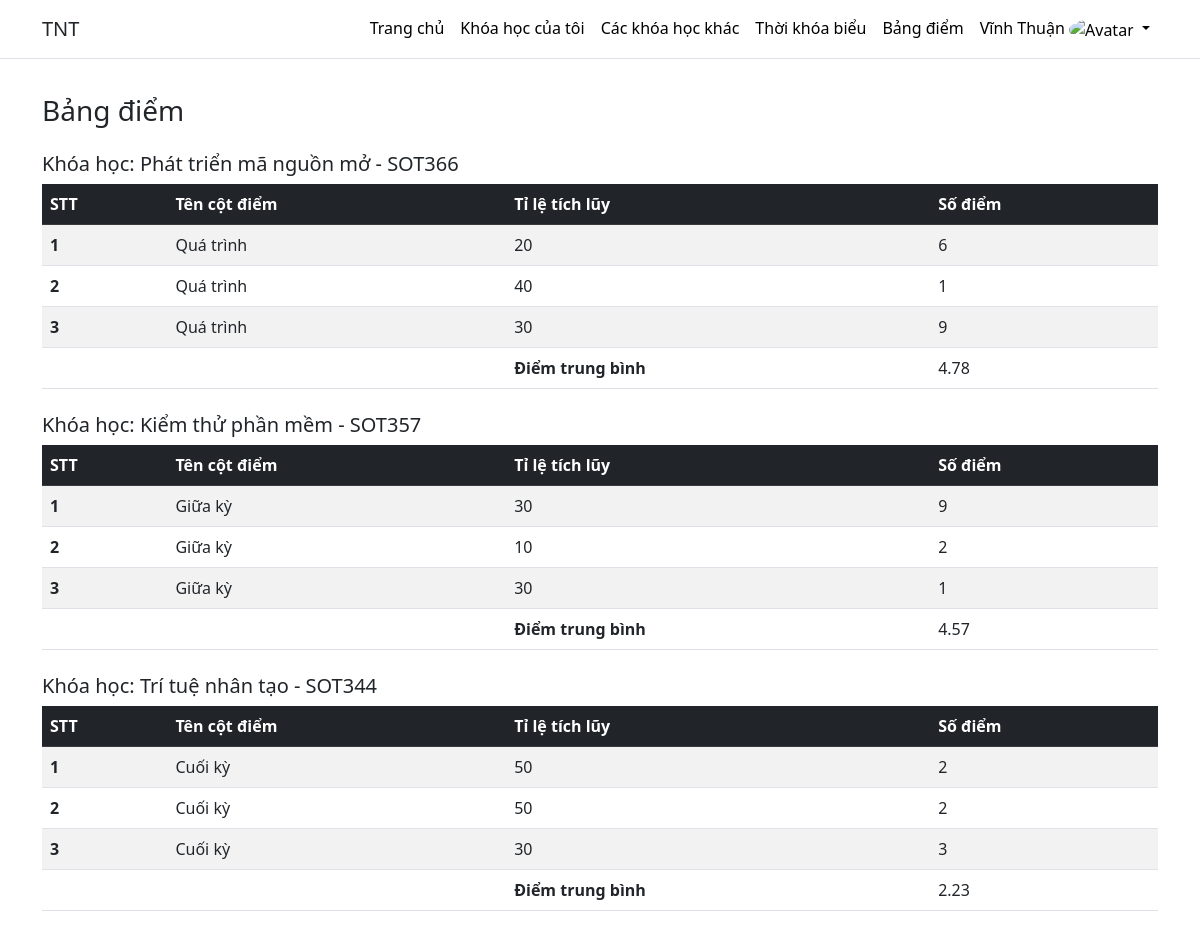
/student/grade.php (signed in), run on an earlier commit of the app's database.
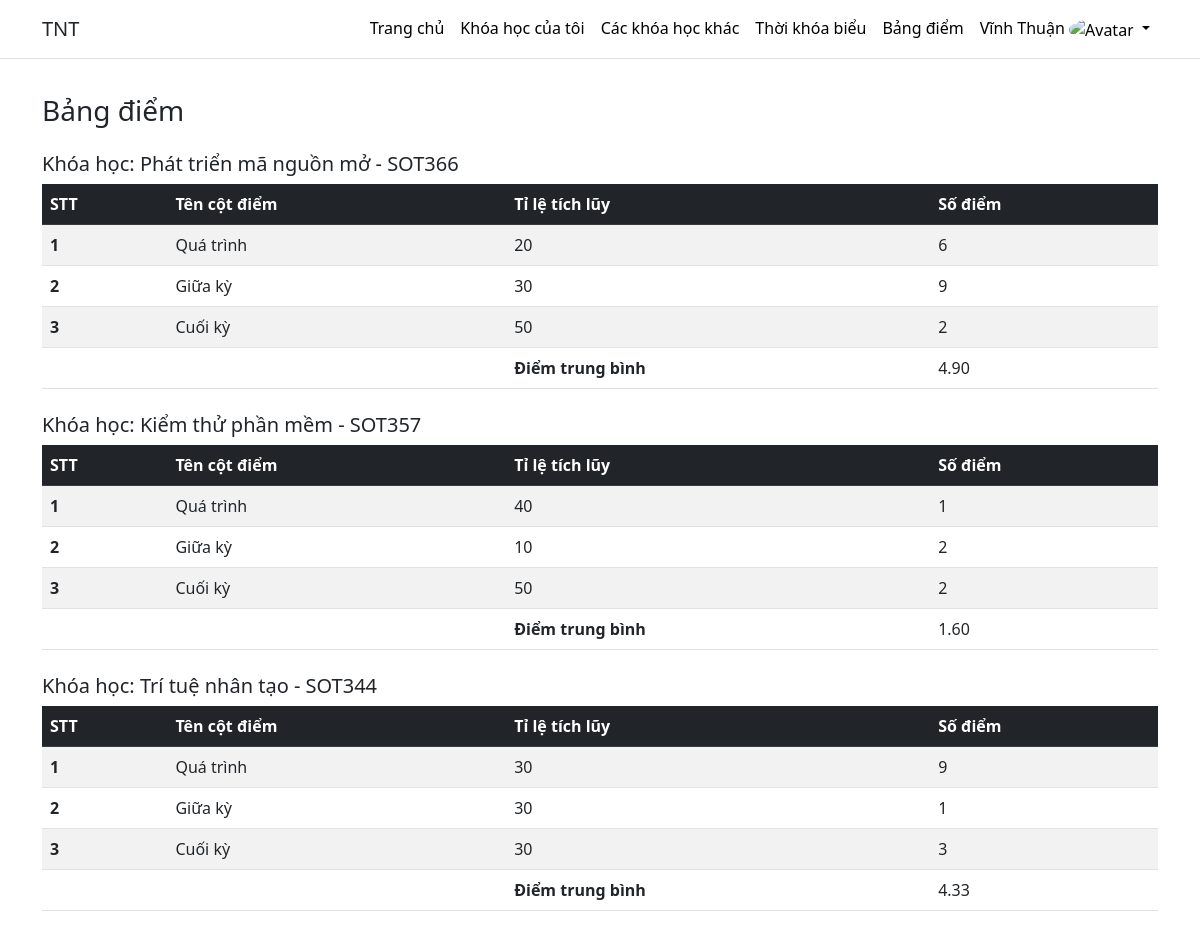
And on a later commit of the database.
### tables this page shows
CREATE TABLE course
(
    course_id INT PRIMARY KEY NOT NULL AUTO_INCREMENT,
    course_background VARCHAR(255),
    course_code VARCHAR(10) NOT NULL,
    course_name VARCHAR(255) NOT NULL,
    course_description TEXT NOT NULL,
    teacher_id BIGINT NOT NULL,
    start_date DATE NOT NULL,
    end_date DATE NOT NULL,
    status CHAR(1) NOT NULL
);

CREATE TABLE grade
(
  grade_id INT PRIMARY KEY NOT NULL AUTO_INCREMENT,
  column_id INT NOT NULL,
  member_id INT NOT NULL,
  score DECIMAL
);

CREATE TABLE grade_column
(
  column_id INT PRIMARY KEY NOT NULL AUTO_INCREMENT,
  course_id INT NOT NULL,
  grade_column_name VARCHAR(255) NOT NULL,
  proportion INT NOT NULL
);

### student/grade.php (the view, shortened to what this page needs)
<?php
include("layout.php");
$student_id = $_SESSION['user_id'];
$sql_course = "SELECT * FROM course co
INNER JOIN course_member cm ON co.course_id = cm.course_id
INNER JOIN course_schedule cs ON co.course_id = cs.course_id
WHERE student_id = $student_id";
$result_course = mysqli_query($dbconnect, $sql_course);
?>
<!DOCTYPE html>
<html lang="en">
<head>
</head>
<body>
    <header class="container mt-4">
        <h3>Bảng điểm</h3>
    </header>
    <?php
    while ($row_course = mysqli_fetch_array($result_course))
    {
        $course_id = $row_course['course_id'];
        $sql_grade = "SELECT * FROM grade gr
        INNER JOIN grade_column gc ON gr.column_id = gc.column_id
        INNER JOIN course_member cm ON gr.member_id = cm.member_id
        WHERE cm.course_id = $course_id AND cm.student_id = $student_id";
        $result_grade = mysqli_query($dbconnect, $sql_grade);
    ?>
    <div class="container mt-4">
        <h5><?php echo "Khóa học: " . $row_course['course_name'] . " - " . $row_course['course_code']?></h5>
        <table class="table table-striped table-hover">
            <thead class="table-dark">
                <tr>
                    <th scope="col">STT</th>
                    <th scope="col">Tên cột điểm</th>
                    <th scope="col">Tỉ lệ tích lũy</th>
                    <th scope="col">Số điểm</th>
                </tr>
            </thead>
            <tbody>
                <?php
                $i = 0;
                $sum_score = 0;
                $sum_proportion = 0;
                while ($row_grade = mysqli_fetch_array($result_grade))
                {
                    $score_temp = $row_grade['score'];
                    $proportion_temp = $row_grade['proportion'];
                    $sum_score += $score_temp * $proportion_temp;
                    $sum_proportion += $proportion_temp;
                ?>
                <tr>
                    <th scope="row"><?php $i++; echo $i;?></th>
                    <td><?php echo $row_grade['grade_column_name']?></td>
                    <td><?php echo $row_grade['proportion']?></td>
                    <td><?php echo $score_temp?></td>
                </tr>
                <?php
                }
                ?>
            </tbody>
            <tfoot>
                <tr>
                    <td></td>
                    <td></td>
                    <th>Điểm trung bình</th>
                    <td>
                        <?php
                    $rounded_result = number_format($sum_score / $sum_proportion, 2);
                    echo $rounded_result;
                    ?>
                    </td>
                </tr>
            </tfoot>
        </table>
    </div>
    <?php
    }
    ?>
</body>
</html>

### student/layout.php (shortened to what this page needs)
<?php
include_once('../config/connect.php');
if (isset($_SESSION['full_name'])) {
    $username_now = $_SESSION['full_name'];
} else {
    $username_now = "User not logged in";
}
$teacher_id = $_SESSION['user_id'];
$sql_profile = "SELECT image FROM user WHERE user_id = $teacher_id";
$result_profile = mysqli_query($dbconnect, $sql_profile);
$row_profile = mysqli_fetch_assoc($result_profile);
?>
<!DOCTYPE html>
<html lang="en">
<head>
    <link rel="stylesheet" href="https://cdn.jsdelivr.net/npm/bootstrap@5.3.0/dist/css/bootstrap.min.css">
</head>
<body class="with-navbar">
    <nav class="navbar navbar-expand-lg bg-white border-bottom fixed-top">
        <div class="container">
            <a class="navbar-brand text-dark" href="#">TNT</a>
            <div class="collapse navbar-collapse" id="navbarNav">
                <ul class="navbar-nav ms-auto">
                    <li class="nav-item">
                        <a class="nav-link" href="index.php">Trang chủ</a>
                    </li>
                    <li class="nav-item">
                        <a class="nav-link" href="courses.php">Khóa học của tôi</a>
                    </li>
                    <li class="nav-item">
                        <a class="nav-link" href="othercourses.php">Các khóa học khác</a>
                    </li>
                    <li class="nav-item">
                        <a class="nav-link" href="schedule.php">Thời khóa biểu</a>
                    </li>
                    <li class="nav-item">
                        <a class="nav-link" href="grade.php">Bảng điểm</a>
                    </li>
                    <li class="nav-item dropdown">
                        <a class="nav-link dropdown-toggle" href="#" id="navbarDropdown"
                           role="button" data-bs-toggle="dropdown" aria-expanded="false">
                            <?php echo $username_now; ?>
                            <img src="../assets/images/<?php echo $row_profile['image']; ?>" alt="Avatar" class="rounded-circle" width="30" height="30">
                        </a>
                    </li>
                </ul>
            </div>
        </div>
    </nav>
    <main class="main-container">
</body>
</html>

### student/layout.php (style rules this page uses)
body { padding-top: 70px; background-color: white; }
.navbar-nav .nav-link { padding: 8px 14px; border-radius: 6px; color: #000 !important; transition: background-color 0.2s ease; }
.main-container { min-height: calc(100vh - 70px); }

What changed in the data, as far as the page shows it:
changed course "Phát triển mã nguồn mở": gains grade (column.grade_column_name "Giữa kỳ", column.proportion "30", score "9"); gains grade (column.grade_column_name "Cuối kỳ", column.proportion "50", score "2"); rounded_result "4.78" → "4.90"; loses grade (column.grade_column_name "Quá trình", column.proportion "40", score "1"); loses grade (column.grade_column_name "Quá trình", column.proportion "30", score "9")
changed course "Kiểm thử phần mềm": gains grade (column.grade_column_name "Quá trình", column.proportion "40", score "1"); gains grade (column.grade_column_name "Cuối kỳ", column.proportion "50", score "2"); rounded_result "4.57" → "1.60"; loses grade (column.grade_column_name "Giữa kỳ", column.proportion "30", score "9"); loses grade (column.grade_column_name "Giữa kỳ", column.proportion "30", score "1")
changed course "Trí tuệ nhân tạo": gains grade (column.grade_column_name "Quá trình", column.proportion "30", score "9"); gains grade (column.grade_column_name "Giữa kỳ", column.proportion "30", score "1"); rounded_result "2.23" → "4.33"; loses grade (column.grade_column_name "Cuối kỳ", column.proportion "50", score "2")
